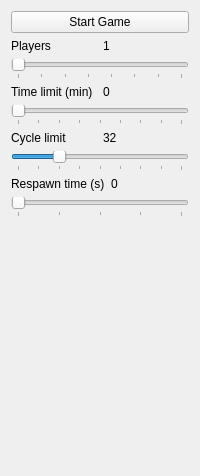
                <widget class="QWidget" name="Start">
                 <attribute name="title">
                  <string>Start</string>
                 </attribute>
                 <layout class="QVBoxLayout" name="verticalLayout_8">
                  <item>
                   <widget class="QPushButton" name="pushButton">
                    <property name="text">
                     <string>Start Game</string>
                    </property>
                   </widget>
                  </item>
                  <item>
                   <layout class="QHBoxLayout" name="horizontalLayout_11">
                    <item>
                     <widget class="QLabel" name="label_16">
                      <property name="text">
                       <string>Players</string>
                      </property>
                     </widget>
                    </item>
                    <item>
                     <widget class="QLabel" name="label_17">
                      <property name="text">
                       <string>1</string>
                      </property>
                     </widget>
                    </item>
                   </layout>
                  </item>
                  <item>
                   <widget class="QSlider" name="horizontalSlider_2">
                    <property name="toolTip">
                     <string>&lt;html&gt;&lt;head/&gt;&lt;body&gt;&lt;p&gt;Max number of shadow casting lights.&lt;/p&gt;&lt;/body&gt;&lt;/html&gt;</string>
                    </property>
                    <property name="minimum">
                     <number>1</number>
                    </property>
                    <property name="maximum">
                     <number>8</number>
                    </property>
                    <property name="pageStep">
                     <number>1</number>
                    </property>
                    <property name="sliderPosition">
                     <number>1</number>
                    </property>
                    <property name="orientation">
                     <enum>Qt::Horizontal</enum>
                    </property>
                    <property name="invertedAppearance">
                     <bool>false</bool>
                    </property>
                    <property name="invertedControls">
                     <bool>false</bool>
                    </property>
                    <property name="tickPosition">
                     <enum>QSlider::TicksBelow</enum>
                    </property>
                    <property name="tickInterval">
                     <number>1</number>
                    </property>
                   </widget>
                  </item>
                  <item>
                   <layout class="QHBoxLayout" name="horizontalLayout_7">
                    <item>
                     <widget class="QLabel" name="label_9">
                      <property name="text">
                       <string>Time limit (min)</string>
                      </property>
                     </widget>
                    </item>
                    <item>
                     <widget class="QLabel" name="label_10">
                      <property name="text">
                       <string>0</string>
                      </property>
                     </widget>
                    </item>
                   </layout>
                  </item>
                  <item>
                   <widget class="QSlider" name="horizontalSlider_4">
                    <property name="toolTip">
                     <string>&lt;html&gt;&lt;head/&gt;&lt;body&gt;&lt;p&gt;Max number of shadow casting lights.&lt;/p&gt;&lt;/body&gt;&lt;/html&gt;</string>
                    </property>
                    <property name="minimum">
                     <number>0</number>
                    </property>
                    <property name="maximum">
                     <number>128</number>
                    </property>
                    <property name="sliderPosition">
                     <number>0</number>
                    </property>
                    <property name="orientation">
                     <enum>Qt::Horizontal</enum>
                    </property>
                    <property name="invertedAppearance">
                     <bool>false</bool>
                    </property>
                    <property name="invertedControls">
                     <bool>false</bool>
                    </property>
                    <property name="tickPosition">
                     <enum>QSlider::TicksBelow</enum>
                    </property>
                    <property name="tickInterval">
                     <number>16</number>
                    </property>
                   </widget>
                  </item>
                  <item>
                   <layout class="QHBoxLayout" name="horizontalLayout_9">
                    <item>
                     <widget class="QLabel" name="label_13">
                      <property name="text">
                       <string>Cycle limit</string>
                      </property>
                     </widget>
                    </item>
                    <item>
                     <widget class="QLabel" name="label_14">
                      <property name="text">
                       <string>32</string>
                      </property>
                     </widget>
                    </item>
                   </layout>
                  </item>
                  <item>
                   <widget class="QSlider" name="horizontalSlider_6">
                    <property name="toolTip">
                     <string>&lt;html&gt;&lt;head/&gt;&lt;body&gt;&lt;p&gt;Max number of shadow casting lights.&lt;/p&gt;&lt;/body&gt;&lt;/html&gt;</string>
                    </property>
                    <property name="minimum">
                     <number>0</number>
                    </property>
                    <property name="maximum">
                     <number>128</number>
                    </property>
                    <property name="sliderPosition">
                     <number>32</number>
                    </property>
                    <property name="orientation">
                     <enum>Qt::Horizontal</enum>
                    </property>
                    <property name="invertedAppearance">
                     <bool>false</bool>
                    </property>
                    <property name="invertedControls">
                     <bool>false</bool>
                    </property>
                    <property name="tickPosition">
                     <enum>QSlider::TicksBelow</enum>
                    </property>
                    <property name="tickInterval">
                     <number>16</number>
                    </property>
                   </widget>
                  </item>
                  <item>
                   <layout class="QHBoxLayout" name="horizontalLayout_12">
                    <item>
                     <widget class="QLabel" name="label_18">
                      <property name="text">
                       <string>Respawn time (s)</string>
                      </property>
                     </widget>
                    </item>
                    <item>
                     <widget class="QLabel" name="label_19">
                      <property name="text">
                       <string>0</string>
                      </property>
                     </widget>
                    </item>
                   </layout>
                  </item>
                  <item>
                   <widget class="QSlider" name="horizontalSlider_7">
                    <property name="toolTip">
                     <string>&lt;html&gt;&lt;head/&gt;&lt;body&gt;&lt;p&gt;Max number of shadow casting lights.&lt;/p&gt;&lt;/body&gt;&lt;/html&gt;</string>
                    </property>
                    <property name="minimum">
                     <number>0</number>
                    </property>
                    <property name="maximum">
                     <number>64</number>
                    </property>
                    <property name="sliderPosition">
                     <number>0</number>
                    </property>
                    <property name="orientation">
                     <enum>Qt::Horizontal</enum>
                    </property>
                    <property name="invertedAppearance">
                     <bool>false</bool>
                    </property>
                    <property name="invertedControls">
                     <bool>false</bool>
                    </property>
                    <property name="tickPosition">
                     <enum>QSlider::TicksBelow</enum>
                    </property>
                    <property name="tickInterval">
                     <number>16</number>
                    </property>
                   </widget>
                  </item>
                  <item>
                   <spacer name="verticalSpacer_3">
                    <property name="orientation">
                     <enum>Qt::Vertical</enum>
                    </property>
                    <property name="sizeHint" stdset="0">
                     <size>
                      <width>20</width>
                      <height>248</height>
                     </size>
                    </property>
                   </spacer>
                  </item>
                 </layout>
                </widget>
